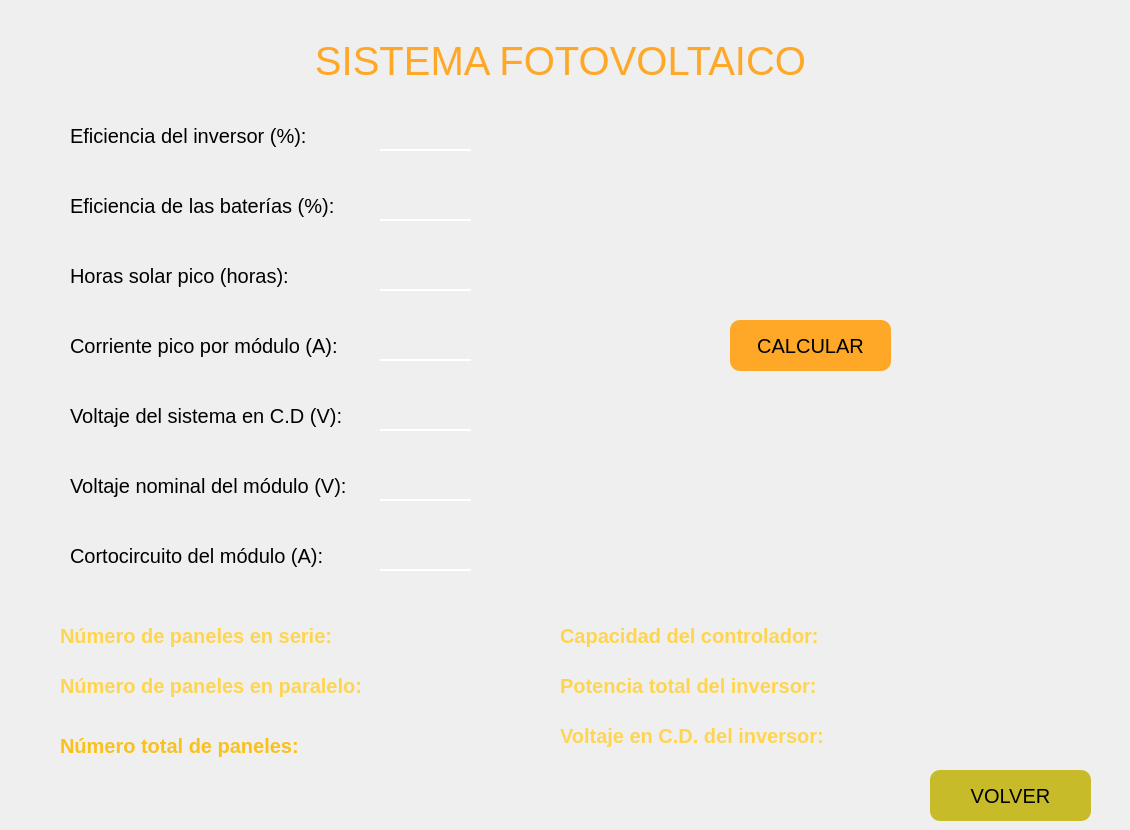
    <widget class="QWidget" name="page_3">
     <widget class="QLabel" name="label_tituloSistemaFotovoltaico">
      <property name="geometry">
       <rect>
        <x>0</x>
        <y>30</y>
        <width>1121</width>
        <height>61</height>
       </rect>
      </property>
      <property name="styleSheet">
       <string notr="true">QLabel {
	font-size: 40px;
	color: #FFA726;
}</string>
      </property>
      <property name="text">
       <string>SISTEMA FOTOVOLTAICO</string>
      </property>
      <property name="alignment">
       <set>Qt::AlignCenter</set>
      </property>
     </widget>
     <widget class="QLineEdit" name="lineEdit_eficienciaInversor_2">
      <property name="geometry">
       <rect>
        <x>380</x>
        <y>120</y>
        <width>91</width>
        <height>31</height>
       </rect>
      </property>
      <property name="styleSheet">
       <string notr="true">QLineEdit {
	border: none;
	border-bottom: 2px solid white;
	background-color: transparent;
	font-size: 23px;
}
QLineEdit:hover {
	background-color: #4d4d4d;
}</string>
      </property>
      <property name="text">
       <string/>
      </property>
      <property name="alignment">
       <set>Qt::AlignCenter</set>
      </property>
     </widget>
     <widget class="QLineEdit" name="lineEdit_eficienciaBateria">
      <property name="geometry">
       <rect>
        <x>380</x>
        <y>190</y>
        <width>91</width>
        <height>31</height>
       </rect>
      </property>
      <property name="styleSheet">
       <string notr="true">QLineEdit {
	border: none;
	border-bottom: 2px solid white;
	background-color: transparent;
	font-size: 23px;
}
QLineEdit:hover {
	background-color: #4d4d4d;
}</string>
      </property>
      <property name="text">
       <string/>
      </property>
      <property name="alignment">
       <set>Qt::AlignCenter</set>
      </property>
     </widget>
     <widget class="QLineEdit" name="lineEdit_horasSolarPico">
      <property name="geometry">
       <rect>
        <x>380</x>
        <y>260</y>
        <width>91</width>
        <height>31</height>
       </rect>
      </property>
      <property name="styleSheet">
       <string notr="true">QLineEdit {
	border: none;
	border-bottom: 2px solid white;
	background-color: transparent;
	font-size: 23px;
}
QLineEdit:hover {
	background-color: #4d4d4d;
}</string>
      </property>
      <property name="text">
       <string/>
      </property>
      <property name="alignment">
       <set>Qt::AlignCenter</set>
      </property>
     </widget>
     <widget class="QLineEdit" name="lineEdit_corrientePicoModulo">
      <property name="geometry">
       <rect>
        <x>380</x>
        <y>330</y>
        <width>91</width>
        <height>31</height>
       </rect>
      </property>
      <property name="styleSheet">
       <string notr="true">QLineEdit {
	border: none;
	border-bottom: 2px solid white;
	background-color: transparent;
	font-size: 23px;
}
QLineEdit:hover {
	background-color: #4d4d4d;
}</string>
      </property>
      <property name="text">
       <string/>
      </property>
      <property name="alignment">
       <set>Qt::AlignCenter</set>
      </property>
     </widget>
     <widget class="QLineEdit" name="lineEdit_voltajeSistema_2">
      <property name="geometry">
       <rect>
        <x>380</x>
        <y>400</y>
        <width>91</width>
        <height>31</height>
       </rect>
      </property>
      <property name="styleSheet">
       <string notr="true">QLineEdit {
	border: none;
	border-bottom: 2px solid white;
	background-color: transparent;
	font-size: 23px;
}
QLineEdit:hover {
	background-color: #4d4d4d;
}</string>
      </property>
      <property name="text">
       <string/>
      </property>
      <property name="alignment">
       <set>Qt::AlignCenter</set>
      </property>
     </widget>
     <widget class="QLineEdit" name="lineEdit_voltajeModulo">
      <property name="geometry">
       <rect>
        <x>380</x>
        <y>470</y>
        <width>91</width>
        <height>31</height>
       </rect>
      </property>
      <property name="styleSheet">
       <string notr="true">QLineEdit {
	border: none;
	border-bottom: 2px solid white;
	background-color: transparent;
	font-size: 23px;
}
QLineEdit:hover {
	background-color: #4d4d4d;
}</string>
      </property>
      <property name="text">
       <string/>
      </property>
      <property name="alignment">
       <set>Qt::AlignCenter</set>
      </property>
     </widget>
     <widget class="QLineEdit" name="lineEdit_cortocircuitoModulo">
      <property name="geometry">
       <rect>
        <x>380</x>
        <y>540</y>
        <width>91</width>
        <height>31</height>
       </rect>
      </property>
      <property name="styleSheet">
       <string notr="true">QLineEdit {
	border: none;
	border-bottom: 2px solid white;
	background-color: transparent;
	font-size: 23px;
}
QLineEdit:hover {
	background-color: #4d4d4d;
}</string>
      </property>
      <property name="text">
       <string/>
      </property>
      <property name="alignment">
       <set>Qt::AlignCenter</set>
      </property>
     </widget>
     <widget class="QLabel" name="label_totalPaneles">
      <property name="geometry">
       <rect>
        <x>330</x>
        <y>730</y>
        <width>151</width>
        <height>31</height>
       </rect>
      </property>
      <property name="styleSheet">
       <string notr="true">QLabel {
	font-size: 20px;
}</string>
      </property>
      <property name="text">
       <string/>
      </property>
     </widget>
     <widget class="QLabel" name="label_potenciaInversor">
      <property name="geometry">
       <rect>
        <x>850</x>
        <y>670</y>
        <width>151</width>
        <height>31</height>
       </rect>
      </property>
      <property name="styleSheet">
       <string notr="true">QLabel {
	font-size: 20px;
}</string>
      </property>
      <property name="text">
       <string/>
      </property>
     </widget>
     <widget class="QLabel" name="label_cortocircuitoModulo">
      <property name="geometry">
       <rect>
        <x>70</x>
        <y>540</y>
        <width>271</width>
        <height>31</height>
       </rect>
      </property>
      <property name="styleSheet">
       <string notr="true">QLabel {
	font-size: 20px;
}</string>
      </property>
      <property name="text">
       <string>Cortocircuito del módulo (A):</string>
      </property>
     </widget>
     <widget class="QLabel" name="label_panelesParalelo">
      <property name="geometry">
       <rect>
        <x>390</x>
        <y>670</y>
        <width>151</width>
        <height>31</height>
       </rect>
      </property>
      <property name="styleSheet">
       <string notr="true">QLabel {
	font-size: 20px;
}</string>
      </property>
      <property name="text">
       <string/>
      </property>
     </widget>
     <widget class="QLabel" name="label_eficienciaBateria">
      <property name="geometry">
       <rect>
        <x>70</x>
        <y>190</y>
        <width>281</width>
        <height>31</height>
       </rect>
      </property>
      <property name="styleSheet">
       <string notr="true">QLabel {
	font-size: 20px;
}</string>
      </property>
      <property name="text">
       <string>Eficiencia de las baterías (%):</string>
      </property>
     </widget>
     <widget class="QLabel" name="label_panelesSerie">
      <property name="geometry">
       <rect>
        <x>360</x>
        <y>620</y>
        <width>151</width>
        <height>31</height>
       </rect>
      </property>
      <property name="styleSheet">
       <string notr="true">QLabel {
	font-size: 20px;
}</string>
      </property>
      <property name="text">
       <string/>
      </property>
     </widget>
     <widget class="QLabel" name="label_tituloTotalPaneles">
      <property name="geometry">
       <rect>
        <x>60</x>
        <y>730</y>
        <width>261</width>
        <height>31</height>
       </rect>
      </property>
      <property name="styleSheet">
       <string notr="true">QLabel {
	font-size: 20px;
	color: #fac01b;
	font-weight: bold;
}</string>
      </property>
      <property name="text">
       <string>Número total de paneles:</string>
      </property>
     </widget>
     <widget class="QLabel" name="label_tituloPotenciaInversor">
      <property name="geometry">
       <rect>
        <x>560</x>
        <y>670</y>
        <width>281</width>
        <height>31</height>
       </rect>
      </property>
      <property name="styleSheet">
       <string notr="true">QLabel {
	font-size: 20px;
	color: #FFD54F;
	font-weight: bold;
}</string>
      </property>
      <property name="text">
       <string>Potencia total del inversor:</string>
      </property>
     </widget>
     <widget class="QLabel" name="label_corrientePicoModulo">
      <property name="geometry">
       <rect>
        <x>70</x>
        <y>330</y>
        <width>281</width>
        <height>31</height>
       </rect>
      </property>
      <property name="styleSheet">
       <string notr="true">QLabel {
	font-size: 20px;
}</string>
      </property>
      <property name="text">
       <string>Corriente pico por módulo (A):</string>
      </property>
     </widget>
     <widget class="QLabel" name="label_voltajeSistema_2">
      <property name="geometry">
       <rect>
        <x>70</x>
        <y>400</y>
        <width>301</width>
        <height>31</height>
       </rect>
      </property>
      <property name="styleSheet">
       <string notr="true">QLabel {
	font-size: 20px;
}</string>
      </property>
      <property name="text">
       <string>Voltaje del sistema en C.D (V):</string>
      </property>
     </widget>
     <widget class="QLabel" name="label_eficiencia_2">
      <property name="geometry">
       <rect>
        <x>70</x>
        <y>120</y>
        <width>251</width>
        <height>31</height>
       </rect>
      </property>
      <property name="styleSheet">
       <string notr="true">QLabel {
	font-size: 20px;
}</string>
      </property>
      <property name="text">
       <string>Eficiencia del inversor (%):</string>
      </property>
     </widget>
     <widget class="QLabel" name="label_tituloPanelesParalelo">
      <property name="geometry">
       <rect>
        <x>60</x>
        <y>670</y>
        <width>321</width>
        <height>31</height>
       </rect>
      </property>
      <property name="styleSheet">
       <string notr="true">QLabel {
	font-size: 20px;
	color: #FFD54F;
	font-weight: bold;
}</string>
      </property>
      <property name="text">
       <string>Número de paneles en paralelo:</string>
      </property>
     </widget>
     <widget class="QLabel" name="label_tituloPanelesSerie">
      <property name="geometry">
       <rect>
        <x>60</x>
        <y>620</y>
        <width>291</width>
        <height>31</height>
       </rect>
      </property>
      <property name="styleSheet">
       <string notr="true">QLabel {
	font-size: 20px;
	color: #FFD54F;
	font-weight: bold;
}</string>
      </property>
      <property name="text">
       <string>Número de paneles en serie:</string>
      </property>
     </widget>
     <widget class="QLabel" name="label_voltajeModulo">
      <property name="geometry">
       <rect>
        <x>70</x>
        <y>470</y>
        <width>291</width>
        <height>31</height>
       </rect>
      </property>
      <property name="styleSheet">
       <string notr="true">QLabel {
	font-size: 20px;
}</string>
      </property>
      <property name="text">
       <string>Voltaje nominal del módulo (V):</string>
      </property>
     </widget>
     <widget class="QLabel" name="label_horasSolarPico">
      <property name="geometry">
       <rect>
        <x>70</x>
        <y>260</y>
        <width>241</width>
        <height>31</height>
       </rect>
      </property>
      <property name="styleSheet">
       <string notr="true">QLabel {
	font-size: 20px;
}</string>
      </property>
      <property name="text">
       <string>Horas solar pico (horas):</string>
      </property>
     </widget>
     <widget class="QLabel" name="label_tituloVoltajeInversor">
      <property name="geometry">
       <rect>
        <x>560</x>
        <y>720</y>
        <width>281</width>
        <height>31</height>
       </rect>
      </property>
      <property name="styleSheet">
       <string notr="true">QLabel {
	font-size: 20px;
	color: #FFD54F;
	font-weight: bold;
}</string>
      </property>
      <property name="text">
       <string>Voltaje en C.D. del inversor:</string>
      </property>
     </widget>
     <widget class="QLabel" name="label_tituloCapacidadControlador">
      <property name="geometry">
       <rect>
        <x>560</x>
        <y>620</y>
        <width>281</width>
        <height>31</height>
       </rect>
      </property>
      <property name="styleSheet">
       <string notr="true">QLabel {
	font-size: 20px;
	color: #FFD54F;
	font-weight: bold;
}</string>
      </property>
      <property name="text">
       <string>Capacidad del controlador:</string>
      </property>
     </widget>
     <widget class="QLabel" name="label_voltajeInversor">
      <property name="geometry">
       <rect>
        <x>850</x>
        <y>720</y>
        <width>151</width>
        <height>31</height>
       </rect>
      </property>
      <property name="styleSheet">
       <string notr="true">QLabel {
	font-size: 20px;
}</string>
      </property>
      <property name="text">
       <string/>
      </property>
     </widget>
     <widget class="QLabel" name="label_capacidadControlador">
      <property name="geometry">
       <rect>
        <x>850</x>
        <y>620</y>
        <width>151</width>
        <height>31</height>
       </rect>
      </property>
      <property name="styleSheet">
       <string notr="true">QLabel {
	font-size: 20px;
}</string>
      </property>
      <property name="text">
       <string/>
      </property>
     </widget>
     <widget class="QPushButton" name="pushButton_calcularSistemaPaneles">
      <property name="geometry">
       <rect>
        <x>730</x>
        <y>320</y>
        <width>161</width>
        <height>51</height>
       </rect>
      </property>
      <property name="styleSheet">
       <string notr="true">QPushButton {
	background-color: #FFA726; 
	border-radius: 10px;
	font-size: 20px; 
}
QPushButton:hover {
	background-color: #FF9800;
}</string>
      </property>
      <property name="text">
       <string>CALCULAR</string>
      </property>
     </widget>
     <widget class="QPushButton" name="pushButton_volver_2">
      <property name="geometry">
       <rect>
        <x>930</x>
        <y>770</y>
        <width>161</width>
        <height>51</height>
       </rect>
      </property>
      <property name="styleSheet">
       <string notr="true">QPushButton {
	background-color: #c7bb29; 
	border-radius: 10px;
	font-size: 20px; 
}
QPushButton:hover {
	background-color: #ece272;
	color: #626260;
}</string>
      </property>
      <property name="text">
       <string>VOLVER</string>
      </property>
     </widget>
    </widget>
